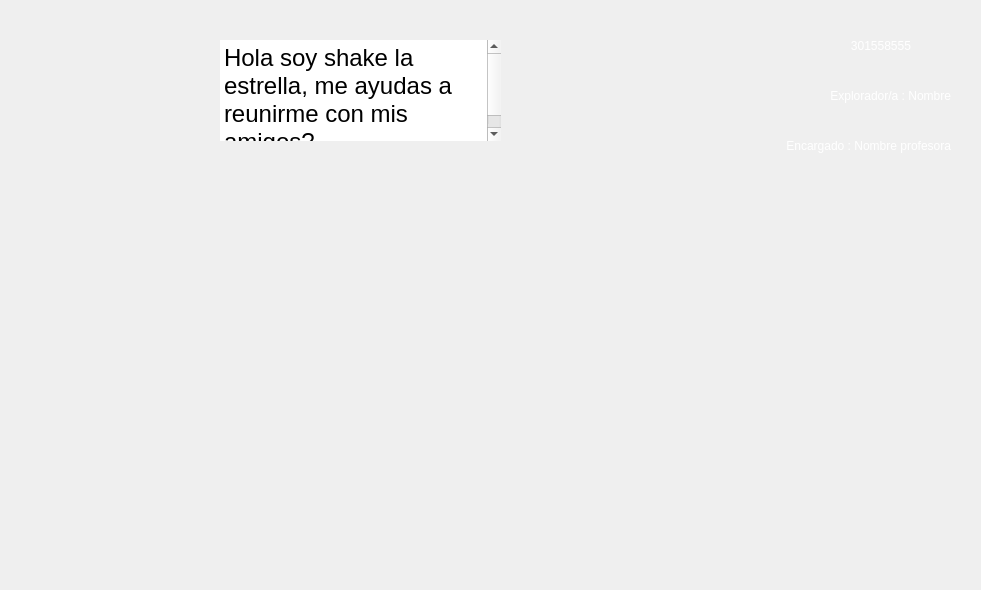
<?xml version="1.0" encoding="UTF-8"?>
<ui version="4.0">
 <class>MainWindow</class>
 <widget class="QMainWindow" name="MainWindow">
  <property name="geometry">
   <rect>
    <x>0</x>
    <y>0</y>
    <width>981</width>
    <height>590</height>
   </rect>
  </property>
  <property name="windowTitle">
   <string>Shake Shake</string>
  </property>
  <property name="layoutDirection">
   <enum>Qt::LeftToRight</enum>
  </property>
  <property name="styleSheet">
   <string notr="true">QPushButton{
	border-radius: 60px;
}
QPushButton:pressed {
	border-radius: 30px;
    padding-top: 2px;
    padding-left: 3px;
}
QPushButton:hover {
	qproperty-iconSize: 16px 16px;
    padding-right: 3px;
}
QLabel {
	color: rgb(255, 255, 255);
	font: 20pt &quot;Times New Roman&quot;;
}</string>
  </property>
  <property name="animated">
   <bool>true</bool>
  </property>
  <widget class="QWidget" name="centralwidget">
   <widget class="QPushButton" name="AmigosMulti">
    <property name="geometry">
     <rect>
      <x>290</x>
      <y>440</y>
      <width>121</width>
      <height>121</height>
     </rect>
    </property>
    <property name="sizePolicy">
     <sizepolicy hsizetype="Minimum" vsizetype="Minimum">
      <horstretch>30</horstretch>
      <verstretch>30</verstretch>
     </sizepolicy>
    </property>
    <property name="minimumSize">
     <size>
      <width>30</width>
      <height>30</height>
     </size>
    </property>
    <property name="cursor">
     <cursorShape>PointingHandCursor</cursorShape>
    </property>
    <property name="layoutDirection">
     <enum>Qt::LeftToRight</enum>
    </property>
    <property name="autoFillBackground">
     <bool>false</bool>
    </property>
    <property name="styleSheet">
     <string notr="true"/>
    </property>
    <property name="text">
     <string/>
    </property>
    <property name="icon">
     <iconset>
      <normaloff>Images/AventuraMultiplicativa.png</normaloff>Images/AventuraMultiplicativa.png</iconset>
    </property>
    <property name="iconSize">
     <size>
      <width>130</width>
      <height>130</height>
     </size>
    </property>
   </widget>
   <widget class="QPushButton" name="SumaAmigos">
    <property name="geometry">
     <rect>
      <x>80</x>
      <y>430</y>
      <width>131</width>
      <height>141</height>
     </rect>
    </property>
    <property name="cursor">
     <cursorShape>PointingHandCursor</cursorShape>
    </property>
    <property name="styleSheet">
     <string notr="true">font: 18pt &quot;Pristina&quot;;
border-color: rgb(255, 255, 255);</string>
    </property>
    <property name="text">
     <string/>
    </property>
    <property name="icon">
     <iconset>
      <normaloff>Images/Sumas Sucesivas.png</normaloff>Images/Sumas Sucesivas.png</iconset>
    </property>
    <property name="iconSize">
     <size>
      <width>120</width>
      <height>120</height>
     </size>
    </property>
   </widget>
   <widget class="QPushButton" name="BuscaAmigos">
    <property name="geometry">
     <rect>
      <x>470</x>
      <y>430</y>
      <width>131</width>
      <height>141</height>
     </rect>
    </property>
    <property name="sizePolicy">
     <sizepolicy hsizetype="Maximum" vsizetype="Maximum">
      <horstretch>0</horstretch>
      <verstretch>0</verstretch>
     </sizepolicy>
    </property>
    <property name="cursor">
     <cursorShape>PointingHandCursor</cursorShape>
    </property>
    <property name="toolTipDuration">
     <number>-1</number>
    </property>
    <property name="styleSheet">
     <string notr="true">font: 18pt &quot;Pristina&quot;;
border-color: rgb(255, 255, 255);</string>
    </property>
    <property name="text">
     <string/>
    </property>
    <property name="icon">
     <iconset>
      <normaloff>Images/cuadromultiplicativo.png</normaloff>Images/cuadromultiplicativo.png</iconset>
    </property>
    <property name="iconSize">
     <size>
      <width>130</width>
      <height>130</height>
     </size>
    </property>
   </widget>
   <widget class="QLabel" name="shake">
    <property name="geometry">
     <rect>
      <x>10</x>
      <y>100</y>
      <width>181</width>
      <height>181</height>
     </rect>
    </property>
    <property name="text">
     <string/>
    </property>
    <property name="pixmap">
     <pixmap>../../../Pictures/true3.gif</pixmap>
    </property>
    <property name="scaledContents">
     <bool>true</bool>
    </property>
   </widget>
   <widget class="QLabel" name="label_2">
    <property name="geometry">
     <rect>
      <x>-130</x>
      <y>-30</y>
      <width>1181</width>
      <height>711</height>
     </rect>
    </property>
    <property name="text">
     <string/>
    </property>
    <property name="pixmap">
     <pixmap>Images/fondo.jpg</pixmap>
    </property>
    <property name="scaledContents">
     <bool>true</bool>
    </property>
   </widget>
   <widget class="QLabel" name="label_3">
    <property name="geometry">
     <rect>
      <x>920</x>
      <y>20</y>
      <width>41</width>
      <height>41</height>
     </rect>
    </property>
    <property name="text">
     <string/>
    </property>
    <property name="pixmap">
     <pixmap>Images/shake.png</pixmap>
    </property>
    <property name="scaledContents">
     <bool>true</bool>
    </property>
   </widget>
   <widget class="QLabel" name="totalEstrellas">
    <property name="geometry">
     <rect>
      <x>720</x>
      <y>30</y>
      <width>191</width>
      <height>31</height>
     </rect>
    </property>
    <property name="styleSheet">
     <string notr="true">color: rgb(255, 255, 255);
font: 20pt &quot;Times New Roman&quot;;</string>
    </property>
    <property name="text">
     <string>301558555</string>
    </property>
    <property name="alignment">
     <set>Qt::AlignRight|Qt::AlignTrailing|Qt::AlignVCenter</set>
    </property>
   </widget>
   <widget class="QLabel" name="nombre">
    <property name="geometry">
     <rect>
      <x>660</x>
      <y>80</y>
      <width>291</width>
      <height>31</height>
     </rect>
    </property>
    <property name="styleSheet">
     <string notr="true">color: rgb(255, 255, 255);
font: 20pt &quot;Times New Roman&quot;;</string>
    </property>
    <property name="text">
     <string>Explorador/a : Nombre</string>
    </property>
    <property name="alignment">
     <set>Qt::AlignRight|Qt::AlignTrailing|Qt::AlignVCenter</set>
    </property>
   </widget>
   <widget class="QLabel" name="profesora">
    <property name="geometry">
     <rect>
      <x>620</x>
      <y>130</y>
      <width>331</width>
      <height>31</height>
     </rect>
    </property>
    <property name="styleSheet">
     <string notr="true">color: rgb(255, 255, 255);
font: 20pt &quot;Times New Roman&quot;;</string>
    </property>
    <property name="text">
     <string>Encargado : Nombre profesora</string>
    </property>
    <property name="alignment">
     <set>Qt::AlignRight|Qt::AlignTrailing|Qt::AlignVCenter</set>
    </property>
   </widget>
   <widget class="QPushButton" name="TeoriaSuma">
    <property name="geometry">
     <rect>
      <x>290</x>
      <y>290</y>
      <width>131</width>
      <height>121</height>
     </rect>
    </property>
    <property name="cursor">
     <cursorShape>PointingHandCursor</cursorShape>
    </property>
    <property name="styleSheet">
     <string notr="true"/>
    </property>
    <property name="text">
     <string/>
    </property>
    <property name="icon">
     <iconset>
      <normaloff>Images/aprendiendo.png</normaloff>Images/aprendiendo.png</iconset>
    </property>
    <property name="iconSize">
     <size>
      <width>110</width>
      <height>110</height>
     </size>
    </property>
   </widget>
   <widget class="QLabel" name="label_7">
    <property name="geometry">
     <rect>
      <x>140</x>
      <y>-30</y>
      <width>401</width>
      <height>261</height>
     </rect>
    </property>
    <property name="styleSheet">
     <string notr="true">font: 16pt &quot;Pristina&quot;;
</string>
    </property>
    <property name="text">
     <string/>
    </property>
    <property name="pixmap">
     <pixmap>Images/dialogo2.png</pixmap>
    </property>
    <property name="scaledContents">
     <bool>true</bool>
    </property>
   </widget>
   <widget class="QTextEdit" name="dialogo">
    <property name="enabled">
     <bool>true</bool>
    </property>
    <property name="geometry">
     <rect>
      <x>220</x>
      <y>40</y>
      <width>281</width>
      <height>101</height>
     </rect>
    </property>
    <property name="styleSheet">
     <string notr="true">font: 18pt &quot;Times New Roman&quot;;
border-color: rgb(255, 255, 255);
border:none</string>
    </property>
    <property name="readOnly">
     <bool>true</bool>
    </property>
    <property name="html">
     <string>&lt;!DOCTYPE HTML PUBLIC &quot;-//W3C//DTD HTML 4.0//EN&quot; &quot;http://www.w3.org/TR/REC-html40/strict.dtd&quot;&gt;
&lt;html&gt;&lt;head&gt;&lt;meta name=&quot;qrichtext&quot; content=&quot;1&quot; /&gt;&lt;style type=&quot;text/css&quot;&gt;
p, li { white-space: pre-wrap; }
&lt;/style&gt;&lt;/head&gt;&lt;body style=&quot; font-family:'Times New Roman'; font-size:18pt; font-weight:400; font-style:normal;&quot;&gt;
&lt;p style=&quot; margin-top:0px; margin-bottom:0px; margin-left:0px; margin-right:0px; -qt-block-indent:0; text-indent:0px;&quot;&gt;Hola soy shake la estrella, me ayudas a reunirme con mis amigos?&lt;/p&gt;&lt;/body&gt;&lt;/html&gt;</string>
    </property>
   </widget>
   <widget class="QPushButton" name="salir">
    <property name="geometry">
     <rect>
      <x>860</x>
      <y>440</y>
      <width>121</width>
      <height>121</height>
     </rect>
    </property>
    <property name="cursor">
     <cursorShape>PointingHandCursor</cursorShape>
    </property>
    <property name="styleSheet">
     <string notr="true"/>
    </property>
    <property name="text">
     <string/>
    </property>
    <property name="icon">
     <iconset>
      <normaloff>Images/newSalir.png</normaloff>Images/newSalir.png</iconset>
    </property>
    <property name="iconSize">
     <size>
      <width>120</width>
      <height>120</height>
     </size>
    </property>
   </widget>
   <widget class="QPushButton" name="administrador">
    <property name="geometry">
     <rect>
      <x>850</x>
      <y>180</y>
      <width>121</width>
      <height>121</height>
     </rect>
    </property>
    <property name="cursor">
     <cursorShape>PointingHandCursor</cursorShape>
    </property>
    <property name="styleSheet">
     <string notr="true"/>
    </property>
    <property name="text">
     <string/>
    </property>
    <property name="icon">
     <iconset>
      <normaloff>Images/profesor.png</normaloff>Images/profesor.png</iconset>
    </property>
    <property name="iconSize">
     <size>
      <width>120</width>
      <height>120</height>
     </size>
    </property>
   </widget>
   <zorder>label_2</zorder>
   <zorder>AmigosMulti</zorder>
   <zorder>SumaAmigos</zorder>
   <zorder>BuscaAmigos</zorder>
   <zorder>shake</zorder>
   <zorder>label_3</zorder>
   <zorder>totalEstrellas</zorder>
   <zorder>nombre</zorder>
   <zorder>profesora</zorder>
   <zorder>TeoriaSuma</zorder>
   <zorder>label_7</zorder>
   <zorder>salir</zorder>
   <zorder>administrador</zorder>
   <zorder>dialogo</zorder>
  </widget>
 </widget>
 <resources>
  <include location="Images/fondo.qrc"/>
 </resources>
 <connections/>
</ui>
